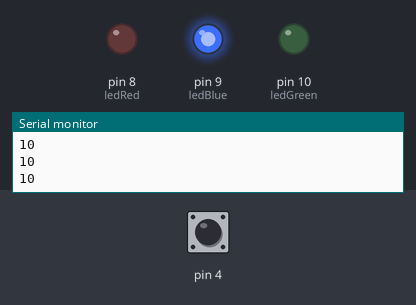
A sketch run on a simulated Arduino Uno, built with avr-gcc and run on an emulated ATmega328P. On the bench: output pins drawn as LEDs (lit = HIGH), the last lines printed to the serial monitor. The test bench sets the inputs (shaded band); at power-on: pin 4 HIGH.

Above: at 1.2 s.
1.3 s: pin 4 pulled LOW for 0.25 s
At 1.52 s:
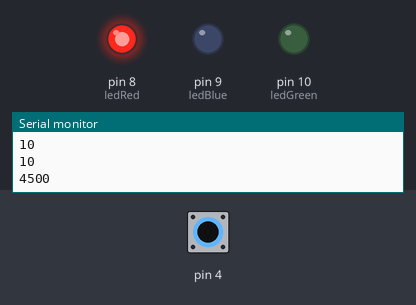
3.1 s: pin 4 pulled LOW for 3.2 s
At 7.0 s:
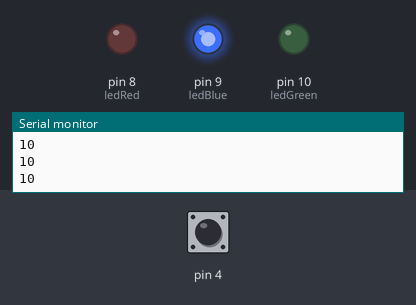
Timing chart, 0 to 8.5 s (numbered marks = the images above; inputs shaded):
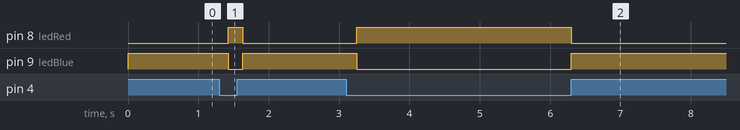

The sketch:

capacitive-sensor-led.ino
```cpp
#include <CapacitiveSensor.h>

CapacitiveSensor capSensor = CapacitiveSensor(2, 4);

int threshold1 = 80;
int threshold2 = 150;

const int ledRed = 8;
const int ledGreen = 10;
const int ledBlue = 9;

void setup() {
  Serial.begin(9600);
  pinMode(ledRed, OUTPUT);
  pinMode(ledGreen, OUTPUT);
  pinMode(ledBlue, OUTPUT);
}

void loop() {
  long sensorValue = capSensor.capacitiveSensor(30);

  Serial.println(sensorValue);

  if (sensorValue > threshold2) {
    redOn();
  } else if (sensorValue > threshold1) {
    greenOn();
  } else {
    blueOn();
  }

  delay(100);

}

void redOn() {
  analogWrite(ledRed, 255);
  analogWrite(ledGreen, 0);
  analogWrite(ledBlue, 0);
  delay(100);
}

void greenOn() {
  analogWrite(ledRed, 0);
  analogWrite(ledGreen, 255);
  analogWrite(ledBlue, 0);
  delay(100);
}

void blueOn() {
  analogWrite(ledRed, 0);
  analogWrite(ledGreen, 0);
  analogWrite(ledBlue, 255);
  delay(100);
}
```

Measured:
- after the input at 1.3 s, pin 8 (ledRed): LOW → HIGH after 0.13 s, → LOW 0.20 s later; pin 9 (ledBlue): HIGH → LOW after 0.13 s, → HIGH 0.20 s later
- after the input at 3.1 s, pin 8 (ledRed): LOW → HIGH after 0.15 s, → LOW 3.0 s later; pin 9 (ledBlue): HIGH → LOW after 0.15 s, → HIGH 3.0 s later
